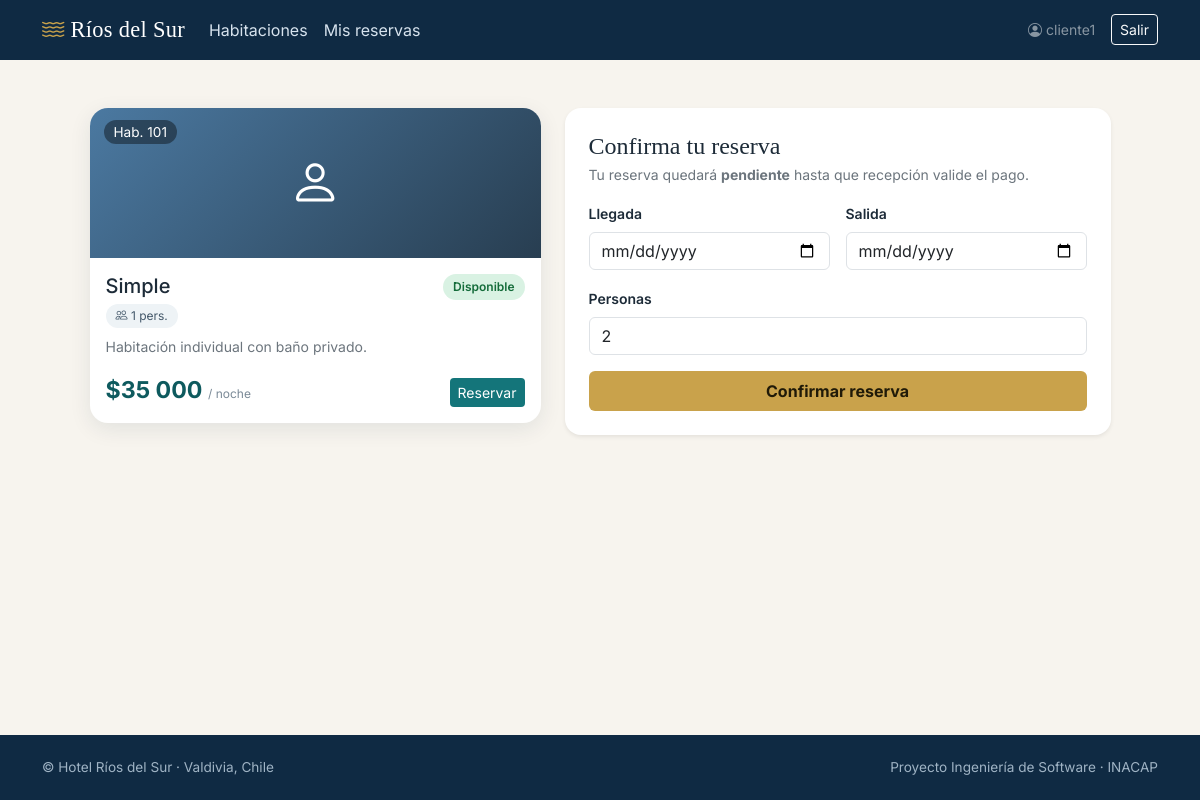
/reservar/1/ (signed in), run on the app's committed database.
### hotelApp/models.py (models this page shows, shortened)
class Habitacion(models.Model):
    TIPOS = [("SIMPLE", "Simple"), ("DOBLE", "Doble"), ("MATRIMONIAL", "Matrimonial"),
             ("FAMILIAR", "Familiar"), ("SUITE", "Suite")]
    ESTADOS = [("DISPONIBLE", "Disponible"), ("OCUPADA", "Ocupada"),
               ("LIMPIEZA", "En limpieza"), ("MANTENCION", "En mantención")]
    ICONOS = {"SIMPLE": "bi-person", "DOBLE": "bi-people", "MATRIMONIAL": "bi-heart",
              "FAMILIAR": "bi-house-heart", "SUITE": "bi-gem"}
    numero = models.CharField(max_length=10, unique=True)
    tipo = models.CharField(max_length=15, choices=TIPOS)
    capacidad = models.PositiveSmallIntegerField(validators=[MinValueValidator(1)])
    precio_noche = models.PositiveIntegerField("precio por noche (CLP)", validators=[MinValueValidator(1)])
    descripcion = models.TextField(blank=True)
    estado = models.CharField(max_length=12, choices=ESTADOS, default="DISPONIBLE")
    objects = HabitacionQuerySet.as_manager()
    class Meta:
        ordering = ["numero"]
        verbose_name_plural = "habitaciones"
    @property
    def icono(self):
        return self.ICONOS.get(self.tipo, "bi-door-open")
    @property
    def mensaje_limpieza(self):
        if self.estado == "LIMPIEZA":
            return "Disponible a partir de las 15:30 hrs."
        return ""

### hotelApp/views.py (the view, shortened to what this page needs)
# urls.py: path("reservar/<int:pk>/", views.reservar, name="reservar"),
@login_required
def reservar(request, pk):
    habitacion = get_object_or_404(Habitacion, pk=pk)
    hab2_pk = request.GET.get('hab2', '')
    habitacion_2 = get_object_or_404(Habitacion, pk=int(hab2_pk)) if hab2_pk.isdigit() else None
    huesped = getattr(request.user, "huesped", None)
    if huesped is None:
        messages.error(request, "Tu usuario no tiene ficha de huésped. Usa una cuenta de cliente.")
        return redirect("inicio")
    initial = {
        'ingreso': request.GET.get('ingreso') or request.POST.get('ingreso'),
        'salida': request.GET.get('salida') or request.POST.get('salida'),
        'personas': request.GET.get('personas') or request.POST.get('personas')
    }
    initial = {k: v for k, v in initial.items() if v}
    form = ReservaForm(request.POST or None, initial=initial)
    total = None
    precio_por_noche = habitacion.precio_noche + (habitacion_2.precio_noche if habitacion_2 else 0)
    if form.is_valid():
        d = form.cleaned_data
        noches = (d["salida"] - d["ingreso"]).days
        total = noches * precio_por_noche
    return render(request, "hotel/reservar.html", {
        "form": form,
        "habitacion": habitacion,
        "habitacion_2": habitacion_2,
        "total": total
    })

### hotelApp/forms.py
class ReservaForm(FechasForm):
    pass

### hotelApp/templates/hotel/reservar.html (shortened to what this page needs)
{% extends 'hotel/base.html' %}
{% load humanize %}
{% block content %}
<div class="container my-5">
  <div class="row g-4 justify-content-center align-items-start">
    <div class="col-lg-5 d-flex flex-column gap-3">
      <div class="w-100">
        {% with h=habitacion %}{% include 'hotel/_habitacion.html' %}{% endwith %}
      </div>
    </div>
    <div class="col-lg-6">
      <div class="panel-card p-4 shadow-sm">
        <h2 class="h4 mb-1">Confirma tu reserva</h2>
        <p class="text-secondary small mb-3">Tu reserva quedará <b>pendiente</b> hasta que recepción valide el pago.</p>
        <form method="post" novalidate>{% csrf_token %}
          <div class="row g-3">
            <div class="col-6"><label class="form-label small fw-semibold">Llegada</label>{{ form.ingreso }}{{ form.ingreso.errors }}</div>
            <div class="col-6"><label class="form-label small fw-semibold">Salida</label>{{ form.salida }}{{ form.salida.errors }}</div>
            <div class="col-12"><label class="form-label small fw-semibold">Personas</label>{{ form.personas }}{{ form.personas.errors }}</div>
          </div>
          <button class="btn btn-gold w-100 mt-3 py-2 fw-bold">Confirmar reserva</button>
        </form>
      </div>
    </div>
  </div>
</div>
{% endblock %}

### hotelApp/templates/hotel/base.html (shortened to what this page needs)
{% load static %}
<!doctype html>
<html lang="es">
<head>
  <link href="https://cdn.jsdelivr.net/npm/bootstrap@5.3.3/dist/css/bootstrap.min.css" rel="stylesheet">
  <link href="https://cdn.jsdelivr.net/npm/bootstrap-icons@1.11.3/font/bootstrap-icons.min.css" rel="stylesheet">
  <link rel="stylesheet" href="{% static 'hotel/css/style.css' %}">
</head>
<body>
<nav class="navbar navbar-expand-lg navbar-dark">
  <div class="container">
    <a class="navbar-brand brand" href="{% url 'inicio' %}"><i class="bi bi-water"></i> Ríos del Sur</a>
    <div class="collapse navbar-collapse" id="nav">
      <ul class="navbar-nav me-auto">
        <li class="nav-item"><a class="nav-link" href="{% url 'inicio' %}">Habitaciones</a></li>
        {% if user.is_authenticated %}<li class="nav-item"><a class="nav-link" href="{% url 'mis_reservas' %}">Mis reservas</a></li>{% endif %}
      </ul>
      {% if user.is_authenticated %}
        <form method="post" action="{% url 'logout' %}" class="d-flex align-items-center gap-3">{% csrf_token %}
          <span class="text-white-50 small"><i class="bi bi-person-circle"></i> {{ user.get_username }}</span>
          <button class="btn btn-sm btn-outline-light">Salir</button>
        </form>
      {% else %}
        <a class="btn btn-sm btn-outline-light me-2" href="{% url 'login' %}">Ingresar</a>
        <a class="btn btn-sm btn-gold" href="{% url 'registro' %}">Crear cuenta</a>
      {% endif %}
    </div>
  </div>
</nav>
<main>
  {% block content %}{% endblock %}
</main>
<footer><div class="container d-flex justify-content-between flex-wrap">
  <span>© Hotel Ríos del Sur · Valdivia, Chile</span><span>Proyecto Ingeniería de Software · INACAP</span></div></footer>
</body></html>

### hotelApp/templates/hotel/_habitacion.html (shortened to what this page needs)
{% load humanize %}
<div class="room-card d-flex flex-column">
  <div class="room-top tipo-{{ h.tipo|lower }}"><span class="num">Hab. {{ h.numero }}</span><i class="bi {{ h.icono }}"></i></div>
  <div class="p-3 d-flex flex-column flex-grow-1">
    <div class="d-flex justify-content-between align-items-start">
      <h5 class="mb-1">{{ h.get_tipo_display }}</h5>
      <span class="estado estado-{{ h.estado|lower }}">{{ h.get_estado_display }}</span>
    </div>
    <div class="mb-2"><span class="chip"><i class="bi bi-people"></i> {{ h.capacidad }} pers.</span></div>
    <p class="text-secondary small flex-grow-1">{{ h.descripcion }}</p>
    <div class="d-flex justify-content-between align-items-end">
      <div>
        <div class="price">${{ h.precio_noche|intcomma }} <small>/ noche</small></div>
      </div>
      <a class="btn btn-teal btn-sm" href="{% url 'reservar' h.pk %}{% if qs %}?{{ qs }}{% endif %}">Reservar</a>
    </div>
  </div>
</div>

### hotelApp/static/hotel/css/style.css (style rules this page uses)
:root { --navy:#0f2a43;--teal:#14757a;--teal-d:#0e5a5e;--gold:#c9a24b;--sand:#f7f4ee;--ink:#1d2b38 }
body { font-family:'Inter',sans-serif;background:var(--sand);color:var(--ink);min-height:100vh;display:flex;flex-direction:column }
main { flex:1 }
h1,h2,h3,.brand { font-family:'Playfair Display',serif }
.navbar { background:var(--navy) }
.brand { color:#fff!important;font-size:1.4rem;letter-spacing:.3px }
.brand i { color:var(--gold) }
.navbar .nav-link { color:#d7e3ee }
.btn-teal { background:var(--teal);color:#fff;border:0 }
.btn-gold { background:var(--gold);color:#201a08;border:0;font-weight:600 }
.room-card { border:0;border-radius:18px;overflow:hidden;box-shadow:0 6px 22px rgba(15,42,67,.09);transition:.25s;background:#fff;height:100% }
.room-top { height:150px;display:flex;align-items:center;justify-content:center;color:#fff;font-size:3.2rem;position:relative }
.room-top .num { position:absolute;top:12px;left:14px;font-size:.85rem;background:#0006;padding:2px 10px;border-radius:20px }
.tipo-simple { background:linear-gradient(135deg,#4b79a1,#283e51) }
.price { font-size:1.45rem;font-weight:700;color:var(--teal-d) }
.price small { font-size:.75rem;color:#7b8a97;font-weight:400 }
.chip { display:inline-block;font-size:.75rem;padding:3px 10px;border-radius:20px;background:#eef3f6;color:#44586a;margin-right:4px }
.estado { font-size:.75rem;padding:4px 10px;border-radius:20px;font-weight:600;white-space:nowrap }
.estado-confirmada,.estado-disponible { background:#d9f2e3;color:#146c3a }
.panel-card { background:#fff;border-radius:16px;box-shadow:0 4px 18px rgba(15,42,67,.07);padding:1.25rem }
footer { background:var(--navy);color:#9fb3c4;font-size:.85rem;padding:1.4rem 0;margin-top:3rem }

### data on the page
Habitacion: numero "101", tipo "Simple", estado "Disponible", capacidad "1", descripcion "Habitación individual con baño privado.", precio_noche "35 000"

### other printed values
{{ user.get_username }} "cliente1"
